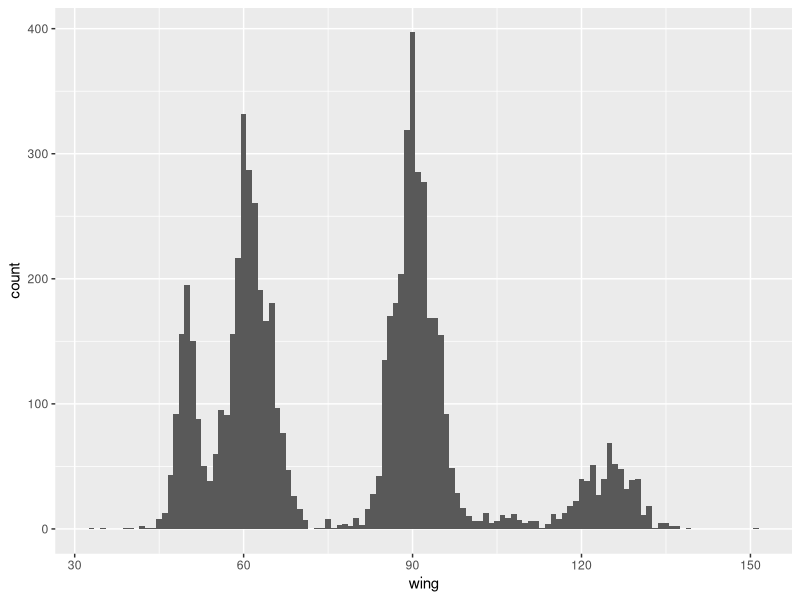
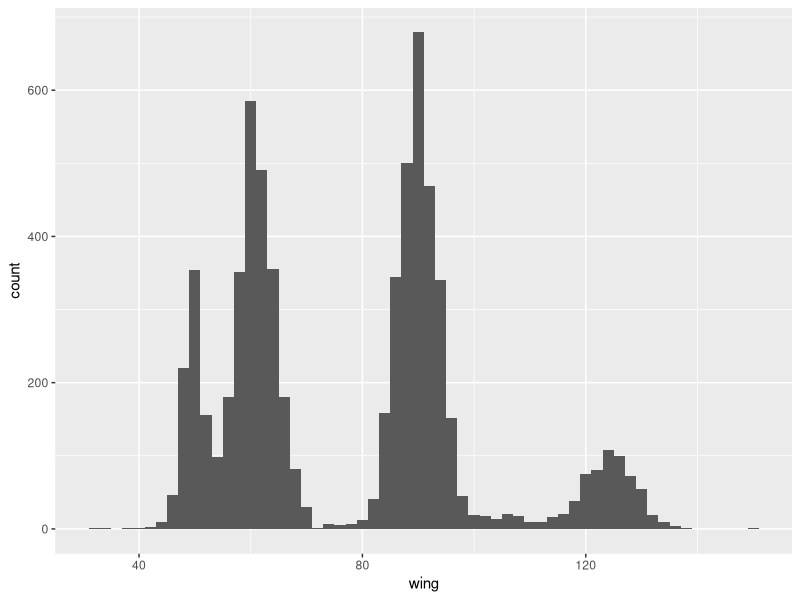
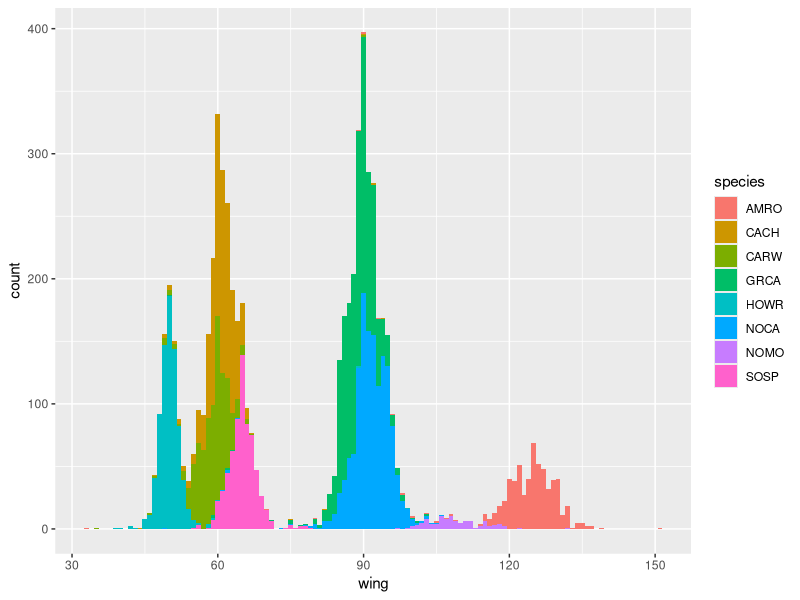
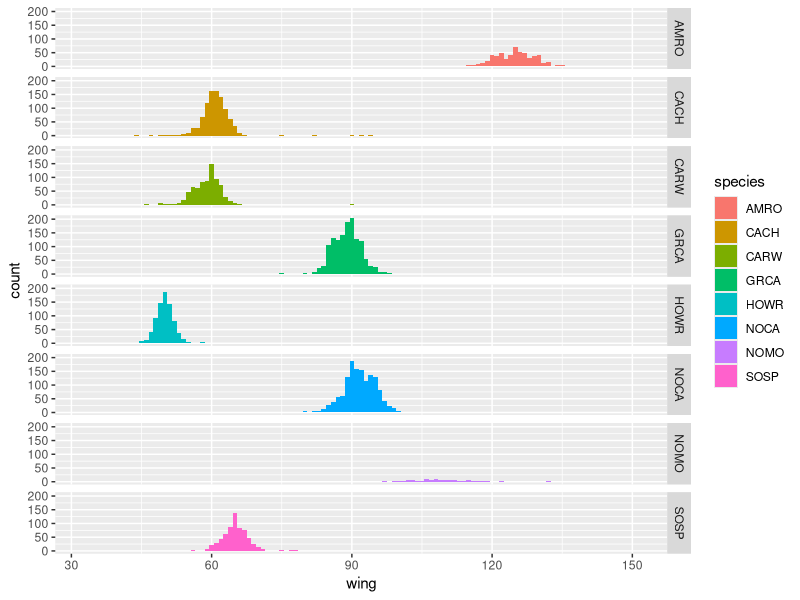
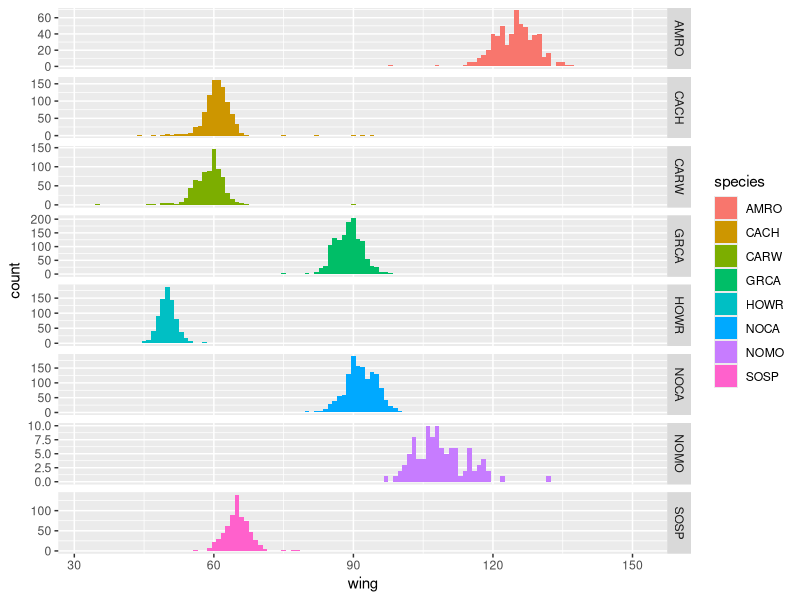
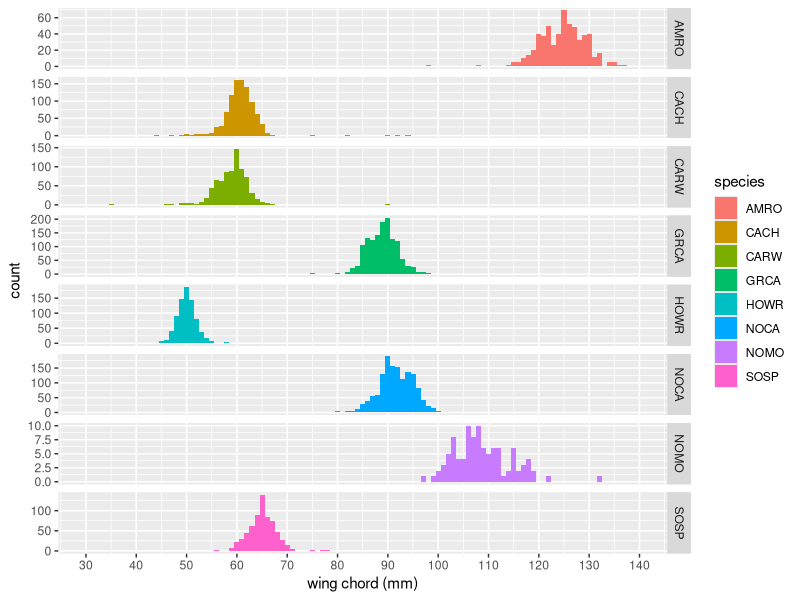
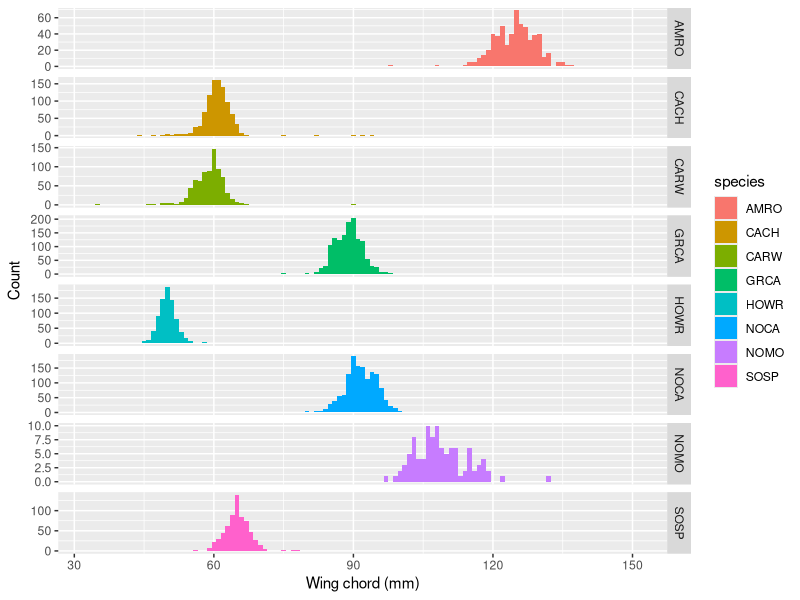
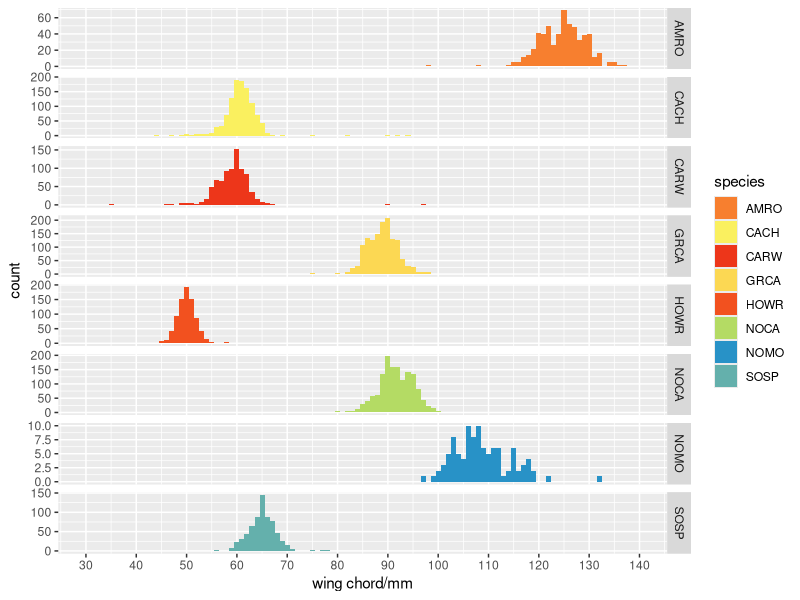

Reproduce these figures in R, in order. (Note: this script raises an error after producing the figures.)
######################################################################
# MIGRATORY BIRDS COURSE
#####################################################################
#Author: Brandt Ryder
#Title: The Basics of Graphing in ggplot2
#Date Created: 20th August 2014
# Overview: This module will teach you the basics of graphing using the flexible ggplot package. While the base package of R provides many graphic functions, ggplot is data visualization package thats growing in popularity and uses key insights from Wilkison's Grammar of Graphics. By the end of the lab you should understand the basics of graph aesthetics and how to build graph layers to acheive print quality graphs. We will cover a range of basic and advancing graphing topics ranging from data summary tools to the creation of various kinds of graphs.

#====================================================================*
#----Setup----
#====================================================================*

#Install packages and load libraries
install.packages('ggplot2')
install.packages('plyr')
update.packages('ggplot2')
update.packages('plyr')
library(ggplot2)
library(plyr)

#Read in dataframe
NNW_data <- read.csv("encounters.csv", header=TRUE)
NNW_data2 <- NNW_data[NNW_data$band_age!="U" & NNW_data$band_age!="u",]
NNW_data2 <- NNW_data2[,-5]
NNW_data2$sex <- toupper(NNW_data2$sex)

#Check header, data structure and summary info
head(NNW_data2)
str(NNW_data2)
str(NNW_data2)
summary(NNW_data2)
table(NNW_data$species)

#====================================================================*
#----Histograms----
#====================================================================*

#Creating histograms to visualize data
ggplot(NNW_data2, aes(x=wing))+geom_histogram(binwidth=1)

#Making Larger Bins
ggplot(NNW_data2, aes(x=wing))+geom_histogram(binwidth=2)

#Coloring by Species
ggplot(NNW_data2, aes(x=wing, fill=species))+geom_histogram(binwidth=1)

#====================================================================*
#----Facets----
#====================================================================*

#Facet by Species
ggplot(NNW_data2, aes(x=wing, fill=species))+geom_histogram(binwidth=1)+facet_grid(species~.)

#Allowing the scales to vary by species
ggplot(NNW_data2, aes(x=wing, fill=species))+geom_histogram(binwidth=1)+facet_grid(species~., scales="free")

#Modifying ticks, labels, limits and axis title
ggplot(NNW_data2, aes(x=wing, fill=species))+geom_histogram(binwidth=1)+facet_grid(species~., scales="free")+scale_x_continuous("wing chord (mm)", breaks=c(30,40,50,60,70,80,90,100,110,120,130,140), labels=c(30,40,50,60,70,80,90,100,110,120,130,140),limits=c(30,140))

#Other approaches to just modify axis labels
ggplot(NNW_data2, aes(x=wing, fill=species))+geom_histogram(binwidth=1)+facet_grid(species~., scales="free")+xlab("Wing chord (mm)")+ylab("Count")

#====================================================================*
#----Colors and Themes----
#====================================================================*

#Mofidying colors
ggplot(NNW_data, aes(x=wing, fill=species))+geom_histogram(binwidth=1)+facet_grid(species~., scales="free")+scale_x_continuous("wing chord/mm", breaks=c(30,40,50,60,70,80,90,100,110,120,130,140), labels=c(30,40,50,60,70,80,90,100,110,120,130,140),limits=c(30,140))+scale_fill_manual(values=c("#F77F2F","#FAF05F", "#ED361A", "#FCD853", "#F2511F", "#B4DB64", "#2892C7", "#64B0AC" ))

#Changing the base theme
ggplot(NNW_data, aes(x=wing, fill=species))+geom_histogram(binwidth=1)+facet_grid(species~., scales="free")+scale_x_continuous("wing chord/mm", breaks=c(30,40,50,60,70,80,90,100,110,120,130,140), labels=c(30,40,50,60,70,80,90,100,110,120,130,140),limits=c(30,140))+scale_fill_manual(values=c("#F77F2F","#FAF05F", "#ED361A", "#FCD853", "#F2511F", "#B4DB64", "#2892C7", "#64B0AC" ))+theme_bw()

#Modifying elements of the theme
ggplot(NNW_data, aes(x=wing, fill=species))+geom_histogram(binwidth=1)+facet_grid(species~., scales="free")+scale_x_continuous("wing chord/mm", breaks=c(30,40,50,60,70,80,90,100,110,120,130,140), labels=c(30,40,50,60,70,80,90,100,110,120,130,140),limits=c(30,140))+scale_fill_manual(values=c("#F77F2F","#FAF05F", "#ED361A", "#FCD853", "#F2511F", "#B4DB64", "#2892C7", "#64B0AC" ))+theme(legend.position="none")+theme(axis.text.x=element_text(size=9, color="black"), axis.text.y=element_text(color="black"))+theme(axis.line = element_line(colour = "black"), axis.ticks=element_line(color="black"),                                                                                                                                                                                                                                                                                                                                                                                                                                                                                                                       panel.grid.major = element_blank(),                                                                                                                                                                                                                                                                                                                                                                                                                                                                                                                             panel.grid.minor = element_blank())                                                                                                                                                                                                                                                                                                                                                                                                                                                                                                                                                                                                                                                                                                                                                                                                                                                                                                                                                                                                                                                  

#Adding a title
ggplot(NNW_data, aes(x=wing, fill=species))+geom_histogram(binwidth=1)+facet_grid(species~., scales="free")+scale_x_continuous("wing chord/mm", breaks=c(30,40,50,60,70,80,90,100,110,120,130,140), labels=c(30,40,50,60,70,80,90,100,110,120,130,140),limits=c(30,140))+scale_fill_manual(values=c("#F77F2F","#FAF05F", "#ED361A", "#FCD853", "#F2511F", "#B4DB64", "#2892C7", "#64B0AC" ))+theme_bw()+ggtitle("Histograms of Wing Chord by Species")

#====================================================================*
#----Summarizing Data Using Plyr----
#====================================================================*

#Summarizing data using the plyr package
#Here we want to use summary data for plotting means and errors and this can be done directly in R

#Data summary
NNW_data2 <- na.omit(NNW_data2)
sp_summ <- ddply(NNW_data2, c("species"), summarise, sample_size=length(species), mean_wg=mean(wing), sd_wing=sd(wing), se_wing=sd(wing)/sqrt(length(species)))
sp_summ

#Using the summary data on the figure we created
ggplot(NNW_data2, aes(x=wing, fill=species))+geom_histogram(binwidth=1)+facet_grid(species~., scales="free")+scale_x_continuous("wing chord/mm", breaks=c(30,40,50,60,70,80,90,100,110,120,130,140), labels=c(30,40,50,60,70,80,90,100,110,120,130,140),limits=c(30,140))+scale_fill_manual(values=c("#F77F2F","#FAF05F", "#ED361A", "#FCD853", "#F2511F", "#B4DB64", "#2892C7", "#64B0AC" ))+theme_bw()+ggtitle("Histograms of Wing Chord by Species")+geom_vline(data=sp_summ, aes(xintercept=mean_wg), linetype="dashed")

#====================================================================*
#----Bar Graphs----
#====================================================================*

#Making Bar Graphs
ggplot(sp_summ, aes(x=species, y=mean_wg))+geom_bar(stat="identity")

#Getting Color Back into the figure
ggplot(sp_summ, aes(x=species, y=mean_wg, fill=species))+geom_bar(stat="identity")+scale_fill_manual(values=c("#F77F2F","#FAF05F", "#ED361A", "#FCD853", "#F2511F", "#B4DB64", "#2892C7", "#64B0AC" ))

#Removing Legend and adding transparency
ggplot(sp_summ, aes(x=species, y=mean_wg, fill=species))+geom_bar(stat="identity",alpha=0.8)+scale_fill_manual(values=c("#F77F2F","#FAF05F", "#ED361A", "#FCD853", "#F2511F", "#B4DB64", "#2892C7", "#64B0AC" ))+theme(legend.position="none")

#Adding Errorbars
ggplot(sp_summ, aes(x=species, y=mean_wg, fill=species))+geom_bar(stat="identity")+scale_fill_manual(values=c("#F77F2F","#FAF05F", "#ED361A", "#FCD853", "#F2511F", "#B4DB64", "#2892C7", "#64B0AC" ))+theme(legend.position="none")+geom_errorbar(aes(ymin=mean_wg-se_wing, ymax=mean_wg+se_wing), width=0.1)

#Why are the error bars so small? Can we manipulate the y-axis to make the scale more appropriate.Excersize can you figure out how to edit the axis ticks, labels, limits and title for the y-axis? Will this help the appearance of the errorbars?

library(scales)
ggplot(sp_summ, aes(x=species, y=mean_wg, fill=species))+geom_bar(stat="identity")+scale_fill_manual(values=c("#F77F2F","#FAF05F", "#ED361A", "#FCD853", "#F2511F", "#B4DB64", "#2892C7", "#64B0AC" ))+theme(legend.position="none")+geom_errorbar(aes(ymin=mean_wg-se_wing, ymax=mean_wg+se_wing), width=0.1)+scale_y_continuous("Average Wing Chord (mm)",breaks=c(40,50,60,70,80,90,100,110,120), labels=c(40,50,60,70,80,90,100,110,120), limits=c(50,125), oob=rescale_none)

#Alternatively you could plot SD in this case if that makes cleaner graph.
ggplot(sp_summ, aes(x=species, y=mean_wg, fill=species))+geom_bar(stat="identity")+scale_fill_manual(values=c("#F77F2F","#FAF05F", "#ED361A", "#FCD853", "#F2511F", "#B4DB64", "#2892C7", "#64B0AC" ))+theme(legend.position="none")+geom_errorbar(aes(ymin=mean_wg-sd_wing, ymax=mean_wg+sd_wing), width=0.1)+scale_y_continuous("Average Wing Chord (mm)")

#====================================================================*
#----More Advanced Data Summaries with Plyr----
#====================================================================*

#Subsetting the data to look at within species patterns
?subset()
NNW_GRCA <- subset(NNW_data2, species == "GRCA")
head(NNW_GRCA)
str(NNW_GRCA)
summary(NNW_GRCA)
NNW_GRCA <- na.omit(NNW_GRCA)

#More advanced data queries and manipulations

GRCA_summ <- ddply(NNW_GRCA, c("sex", "band_age"), summarise, n=length(species), mean_wg=mean(wing), sd_wg=sd(wing), se_wg=sd(wing)/sqrt(length(species)), mean_tars=mean(tars), sd_tars=sd(tars),se_tars=sd(tars)/sqrt(length(species)),mean_mass=mean(mass), sd_mass=sd(mass),se_mass=sd(mass)/sqrt(length(species)))
GRCA_summ

#Lets load another dataframe with some other morphological data on GRCA

GRCA_DC <- read.csv("GRCA_DC.csv", header=TRUE)
head(GRCA_DC)
GRCA_DC2 <- na.omit(GRCA_DC)
head(GRCA_DC2)

#Can you guys write the code to summarize sample size, mean wing and se of wing by age and sex using ddply?
GRCADC_summ <- ddply(GRCA_DC2, c("SEX", "AGE"), summarise, n=length(BAND.NUM), mean_wg=mean(WG), sd_wg=sd(WG), se_wg=sd(WG)/sqrt(length(BAND.NUM)),mean_wt=mean(WT))
GRCADC_summ

GRCADC_summ2 <- ddply(GRCA_DC2, c("SEX"), summarise, mean_wg=mean(WG))
GRCADC_summ2

#====================================================================*
#----Scatterplots and Errorbars----
#====================================================================*

#Ok lets make a scatterplot with error bars

ggplot(GRCADC_summ, aes(x=AGE, y=mean_wg, color=SEX))+geom_point()

#Oh no the points are on top of each other and that will not look good once we add errorbars. We need to jitter the points. There are two ways to do this:

ggplot(GRCADC_summ, aes(x=AGE, y=mean_wg, color=SEX))+geom_point(shape=19, size=4,position=position_dodge(width=0.5))+geom_errorbar(aes(ymin=mean_wg-se_wg, ymax=mean_wg+se_wg), position=position_dodge(width=0.5), width=0)

#Now try adjusting the color of the points, modify the ticks and change the theme

#====================================================================*
#----Regressions----
#====================================================================*

#Regressions with ggplot

#Lets start with a basic regression
ggplot(GRCA_DC, aes(x=WT, y=TAR, color=SEX))+geom_point(size=3)+geom_smooth(method=lm, linetype="dashed")+scale_y_continuous(limits=c(25,30))+xlab("Weight (g)")

#What if we want to get rid of the shaded confidence region
ggplot(GRCA_DC, aes(x=WT, y=TAR, color=SEX))+geom_point(size=3)+geom_smooth(method=lm, linetype="dashed", se=FALSE)+scale_y_continuous(limits=c(25,30))+xlab("Weight (g)")

#Other kinds of model fits
ggplot(GRCA_DC, aes(x=WT, y=TAR))+geom_point(size=3)+geom_smooth(linetype="dashed")+scale_y_continuous(limits=c(25,30))+xlab("Weight (g)")

ggplot(GRCA_DC, aes(x=WT, y=TAR))+geom_point(size=3)+geom_smooth(method=glm, linetype="dashed")+scale_y_continuous(limits=c(25,30))+xlab("Weight (g)")

#====================================================================*
#----Text on Figures----
#====================================================================*

#Adding text to a figure
ggplot(GRCA_DC, aes(x=WT, y=TAR, color=SEX))+geom_point(size=3)+geom_smooth(method=lm, linetype="dashed", se=FALSE)+scale_y_continuous(limits=c(25,30))+xlab("Weight (g)")+geom_text( x=48, y=30, size=4, color="black", label="A)")


#====================================================================*
#----Other Themes using ggthemes----
#====================================================================*

#Other themes and styles

library(ggthemes)
cach_reg+theme_igray()
cach_reg+theme_gdocs()
cach_reg+theme_solarized_2()
cach_reg+theme_wsj()
cach_reg+theme_economist()
cach_reg+theme_few()

#====================================================================*
#----Multiplot Function----
#====================================================================*

#Function for plotting multiple plots on a page
multiplot <- function(..., plotlist=NULL, file, cols=1, layout=NULL) {
  require(grid)
  
  # Make a list from the ... arguments and plotlist
  plots <- c(list(...), plotlist)
  
  numPlots = length(plots)
  
  # If layout is NULL, then use 'cols' to determine layout
  if (is.null(layout)) {
    # Make the panel
    # ncol: Number of columns of plots
    # nrow: Number of rows needed, calculated from # of cols
    layout <- matrix(seq(1, cols * ceiling(numPlots/cols)),
                     ncol = cols, nrow = ceiling(numPlots/cols))
  }
  
  if (numPlots==1) {
    print(plots[[1]])
    
  } else {
    # Set up the page
    grid.newpage()
    pushViewport(viewport(layout = grid.layout(nrow(layout), ncol(layout))))
    
    # Make each plot, in the correct location
    for (i in 1:numPlots) {
      # Get the i,j matrix positions of the regions that contain this subplot
      matchidx <- as.data.frame(which(layout == i, arr.ind = TRUE))
      
      print(plots[[i]], vp = viewport(layout.pos.row = matchidx$row,
                                      layout.pos.col = matchidx$col))
    }
  }
}

#Creat multiple plots for using with the function

a <- ggplot(GRCA_DC, aes(x=WT, y=TAR))+geom_point(size=3)+geom_smooth(method=glm, linetype="dashed")+scale_y_continuous(limits=c(25,30))+xlab("Weight (g)")

b <- ggplot(GRCADC_summ, aes(x=AGE, y=mean_wg, color=SEX))+geom_point(shape=19, size=4,position=position_dodge(width=0.5))+geom_errorbar(aes(ymin=mean_wg-se_wg, ymax=mean_wg+se_wg), position=position_dodge(width=0.5), width=0)

c <- ggplot(sp_summ, aes(x=species, y=mean_wg, fill=species))+geom_bar(stat="identity")+scale_fill_manual(values=c("#F77F2F","#FAF05F", "#ED361A", "#FCD853", "#F2511F", "#B4DB64", "#2892C7", "#64B0AC" ))+theme(legend.position="none")+geom_errorbar(aes(ymin=mean_wg-sd_wing, ymax=mean_wg+sd_wing), width=0.1)+scale_y_continuous("Average Wing Chord (mm)")

d <- ggplot(GRCA_DC2, aes(x=WG, fill=SEX))+geom_histogram(binwidth=1)+facet_grid(SEX~.)+scale_fill_manual(values=c("#F77F2F","#FAF05F"))+geom_vline(data=GRCADC_summ2, aes(xintercept=mean_wg), linetype="dashed")
d

#Now Use multiplot function to aggregate the four graphs
multiplot(a,b,c,d, cols=2)

#Now see if you can add an a, b, c and d to your figures using geom_text

#====================================================================*
#----Exporting Figures----
#====================================================================*

pdf("Multiplot2.pdf", height=8, width=11)
multiplot(a,b,c,d, cols=2)
dev.off()

#Here is a great additional reosurces for exporting high reolsution figures outside of Rstudio or to control dpi (which is low when using a PC)

#http://blog.revolutionanalytics.com/2009/01/10-tips-for-making-your-r-graphics-look-their-best.html



